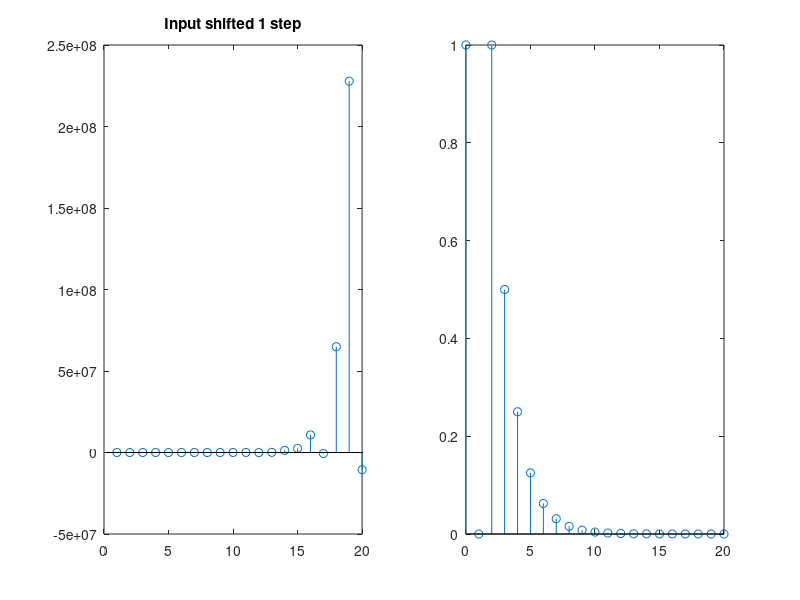

The MATLAB script that drew this image: (Note: this script raises an error after producing the figure.)
# Eliecer Diaz


% 1. Generate an impulse response function of a running average filter with length SS. (Note: only two last digits of your usual SSS).

SS = 20;
a1 = 1;
a2 = rand;
x1 = randn(1, SS);

signal = a1*x1 + a2*x1 
as = [a1, a2];


output = filter(as,1, signal) ; % LTI system = filter()
stem(output)
title('output signal') 
xlabel('n') 
%2. The impulse response of a digital filter is the output arising from the unit impulse sequence defined as
SS = 20;

imp = [1; zeros(SS, 1)];
step = [1; ones(SS, 1)];
h_i = filter(1, 1, imp); % here for the impulse function 
h_step = filter(1, 1, step); % here for the step function 

subplot(1,2,1);
stem(0:SS, h_i);
title('impulse function');

subplot(1,2,2);
stem(h_step);
title('Step function');

% 3- delay signal

% I will delay impuse signal 3 steps (n -3), so 3 zeros
h_i_delay = filter([0,0,0, 1],1,imp(1:18));

subplot(1,2,1);
stem(0:SS, h_i);
title('Original impulse function');

subplot(1,2,2);
stem(h_i_delay)
title('Delayed impulse function');

%%%%%%%%%%%%%%%%%%%%%%%%%%%%%%%%
% 4. Checking linearity
% y[n] = x[n]*e^n
%%%%%%%%%%%%%%%%%%%%%%%%%%%%%%%%%
%create a couple of random numbers
a1 = rand;
a2 = rand;
x1 = randn(1, SS);
x2 = randn(1, SS);
n = 1:SS;

%combined (left side of the proof): input
fcomb = a1*x1 + a2*x2
Left = fcomb.*exp(n)

% Right side: output
P1 = a1*x1.*exp(n)
P2 = a2*x2.*exp(n)

Right = P1 + P2

norm(Right - Left)
%yes it is linear since is 0, implying the left and right are the same!

%%%%%%%%%%%%%%%%%%%%%%%%%%%%%%%%
% 5. Checking Time shift Invariance
% y[n] = x[n]*e^n
%%%%%%%%%%%%%%%%%%%%%%%%%%%%%%%%%

% I will shift to the right using a zero
x = [0,x1(1:19)];
F = x1.*exp(n); %NON shifted
F_shifted = x.*exp(n); %shifted 1 place to the right

stem(F_shifted)

% Get time shifted output
timeShifted_F = [0,F(1:19)];

subplot(1,2,1);
stem(F_shifted);
title('Input shifted 1 step');

subplot(1,2,2);
stem(timeShifted_F)
title('Output Shifted 1 step');

F_shifted

% compare only the real parts of the signal...
norm( timeShifted_F- F_shifted )

%conclusion: It is time invariant

%%%%%%%%%%%%%%%%%%%%%%%%%%%%%%%%
% 6. Checking causality?
% y[n] = x[n]*e^n
%%%%%%%%%%%%%%%%%%%%%%%%%%%%%%%%%
new_n = -9:10; % My 20 points around 0, to see if there are values in that domain

x = randn(size(new_n)) .* double(new_n >= 0);
stem(new_n,x)

Filter = x.*exp(new_n);
stem(new_n,Filter)

norm(Filter(new_n < 0))
% YEP, it is causal, no values below 0

%%%%%%%%%%%%%%%%%%%%%%%%%%%%%%%%
% 7. Stability?
% y[n] = x[n]*e^n
%%%%%%%%%%%%%%%%%%%%%%%%%%%%%%%%%

#ANSWER: there is an exponent, what makes the
#response not bounded (no limit), so the system is unstable by nature.

%%%%%%%%%%%%%%%%%%%%%%%%%%%%%%%%%%%%%%%%%%%%%%%%%%%%%%%%%%
% 8 . System difference equation is:
%    y[n] = x[n]-1.2*x[n-1]+x[n-2]-0.5*y[n-1]
% Generate SS points long impulse response function h[n].
% Is the system FIR or IIR? 
%%%%%%%%%%%%%%%%%%%%%%%%%%%%%%%%%%%%%%%%%%%%%%%%%%%%%%%%%%%%

%the system us IIR because it has a y[n-3] component, so it has poles
SS = 20;
a = rand;
x1 = randn(1,SS);
x2 = randn(1,SS);

% input signal
signal = a*x1;
output = a*x2;
% impulse response function of a running average filter
% y[n] = (x[n]) - (1/2*x[n-1]) + (x[n-2]) + (0.5*y[n-1])

SS = 20;
n = 0:SS;
a = [1 -0.5];                  % ys hand side of difference equation
b = [1 -0.5 1];                % xs hand side of difference equation
x = [1; zeros(SS, 1)];         % this is the impulse function

k = filter(b,a,x);
stem(n,k)



%%%%%%%%%%%%%%%%%%%%%%%%%%%%%%%%%%%%%%%%%%%%%%%%%%%%%%%%%%%%%%%%%%%%%%%%%%%%%%%%%%%%%%%%%%%%%%%%%%%%
% 9. Write an m-function, which returns discrete delta function values for a given index vector. 
%%%%%%%%%%%%%%%%%%%%%%%%%%%%%%%%%%%%%%%%%%%%%%%%%%%%%%%%%%%%%%%%%%%%%%%%%%%%%%%%%%%%%%%%%%%%%%%%%%%
function y = disdel(n, SS) % two parameters the length of the vector and the SS.
  % recycling same function point 8
  a = [1 -0.5 1];                     % left hand side of difference equation
  b = [1 0.5];                        % right hand side of difference equation
  x = [1; zeros(SS, 1)];
  k = filter(b,a,x);
  stem(k)
  k
 end;
 
 
pkg load symbolic
sys = tf([2 5 1],[1 3 5]);
h = pzplot(sys);
grid on